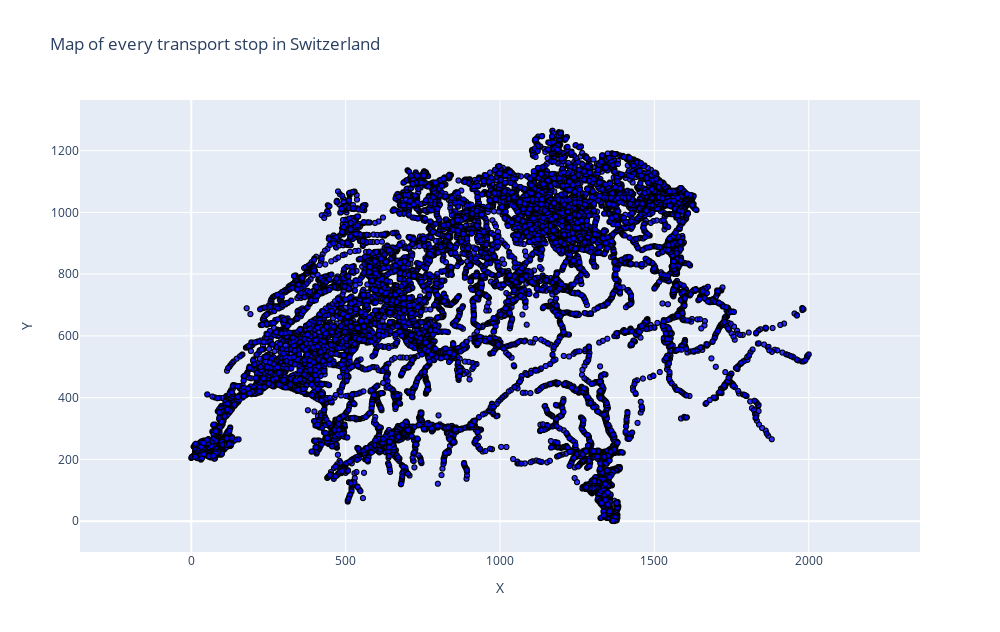

Notebook code for this chart:
### Code cell
heatmap.show_map()

### Figure 1 — Plotly figure (JSON) as saved in the notebook; plotly's stock layout.template omitted (floating-point values rounded to 4 significant figures; data arrays with more than 128 entries replaced by an {"elided": "..."} marker saying what was removed)
{"data": [{"hoverinfo": "text", "marker": {"color": "rgba(0, 0, 255, 0.8)", "line": {"color": "black", "width": 1}, "size": 5}, "mode": "markers", "text": {"elided": "20012 str values"}, "type": "scattergl", "x": {"elided": "20012 float values"}, "y": {"elided": "20012 float values"}}], "layout": {"autosize": false, "height": 632, "hovermode": "closest", "title": {"text": "Map of every transport stop in Switzerland"}, "width": 1000, "xaxis": {"range": [-100, 2100], "scaleanchor": "y", "scaleratio": 1, "title": {"text": "X"}}, "yaxis": {"range": [-100, 1364], "scaleanchor": "x", "scaleratio": 1, "title": {"text": "Y"}}}}
